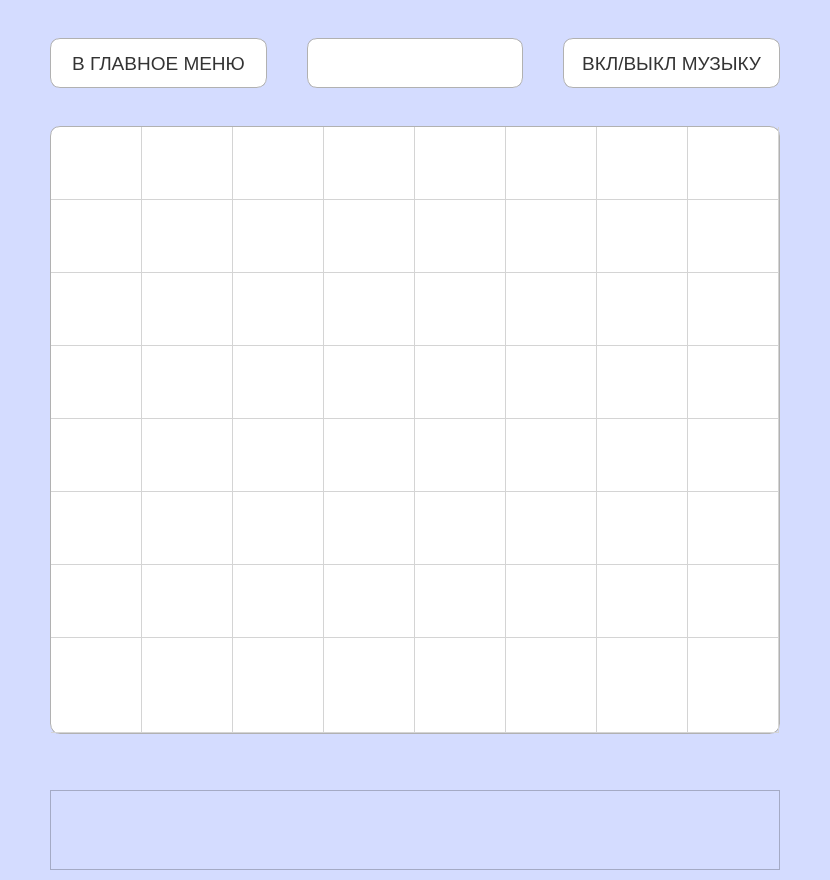
<?xml version="1.0" encoding="UTF-8"?>
<ui version="4.0">
 <class>secwindow</class>
 <widget class="QMainWindow" name="secwindow">
  <property name="geometry">
   <rect>
    <x>0</x>
    <y>0</y>
    <width>830</width>
    <height>880</height>
   </rect>
  </property>
  <property name="minimumSize">
   <size>
    <width>830</width>
    <height>880</height>
   </size>
  </property>
  <property name="maximumSize">
   <size>
    <width>830</width>
    <height>880</height>
   </size>
  </property>
  <property name="baseSize">
   <size>
    <width>2</width>
    <height>0</height>
   </size>
  </property>
  <property name="cursor">
   <cursorShape>ArrowCursor</cursorShape>
  </property>
  <property name="mouseTracking">
   <bool>false</bool>
  </property>
  <property name="windowTitle">
   <string>Филворды</string>
  </property>
  <property name="accessibleName">
   <string/>
  </property>
  <property name="styleSheet">
   <string notr="true"/>
  </property>
  <widget class="QWidget" name="centralwidget">
   <property name="sizePolicy">
    <sizepolicy hsizetype="Ignored" vsizetype="Expanding">
     <horstretch>0</horstretch>
     <verstretch>0</verstretch>
    </sizepolicy>
   </property>
   <property name="minimumSize">
    <size>
     <width>0</width>
     <height>0</height>
    </size>
   </property>
   <property name="maximumSize">
    <size>
     <width>16777215</width>
     <height>16777215</height>
    </size>
   </property>
   <property name="sizeIncrement">
    <size>
     <width>0</width>
     <height>0</height>
    </size>
   </property>
   <property name="font">
    <font>
     <family>Tahoma</family>
     <pointsize>14</pointsize>
     <weight>50</weight>
     <bold>false</bold>
    </font>
   </property>
   <property name="cursor">
    <cursorShape>ArrowCursor</cursorShape>
   </property>
   <property name="layoutDirection">
    <enum>Qt::LeftToRight</enum>
   </property>
   <property name="styleSheet">
    <string notr="true">QWidget{
color: #333;
background-color: rgb(212, 220, 255)
}

QPushButton{
background-color: white;
border-radius: 10px;
border: 1px solid #b1b1b1;
}

QLineEdit{
background-color: white;
border-radius: 10px;
border: 1px solid #b1b1b1;
}

QPushButton:hover{
background-color: rgb(208, 208, 208); 
}

QPushButton:pressed{
background-color: #888;
}

QLabel{
background-color: white;
border-radius: 10px;
border: 1px solid #b1b1b1
}

QTableView{
background-color: white;
border-radius: 10px;
border: 1px solid #b1b1b1;
}</string>
   </property>
   <layout class="QGridLayout" name="gridLayout_2" rowstretch="0,0,0,0" columnstretch="0,0,0">
    <property name="sizeConstraint">
     <enum>QLayout::SetDefaultConstraint</enum>
    </property>
    <property name="leftMargin">
     <number>50</number>
    </property>
    <property name="topMargin">
     <number>20</number>
    </property>
    <property name="rightMargin">
     <number>50</number>
    </property>
    <property name="bottomMargin">
     <number>10</number>
    </property>
    <property name="horizontalSpacing">
     <number>40</number>
    </property>
    <property name="verticalSpacing">
     <number>56</number>
    </property>
    <item row="2" column="0" colspan="3">
     <widget class="QTableWidget" name="tableWidget">
      <property name="sizePolicy">
       <sizepolicy hsizetype="Expanding" vsizetype="Expanding">
        <horstretch>0</horstretch>
        <verstretch>0</verstretch>
       </sizepolicy>
      </property>
      <property name="minimumSize">
       <size>
        <width>0</width>
        <height>0</height>
       </size>
      </property>
      <property name="mouseTracking">
       <bool>false</bool>
      </property>
      <property name="tabletTracking">
       <bool>false</bool>
      </property>
      <property name="verticalScrollBarPolicy">
       <enum>Qt::ScrollBarAsNeeded</enum>
      </property>
      <property name="horizontalScrollBarPolicy">
       <enum>Qt::ScrollBarAsNeeded</enum>
      </property>
      <property name="sizeAdjustPolicy">
       <enum>QAbstractScrollArea::AdjustIgnored</enum>
      </property>
      <property name="selectionMode">
       <enum>QAbstractItemView::ExtendedSelection</enum>
      </property>
      <property name="selectionBehavior">
       <enum>QAbstractItemView::SelectItems</enum>
      </property>
      <property name="iconSize">
       <size>
        <width>40</width>
        <height>50</height>
       </size>
      </property>
      <property name="showGrid">
       <bool>true</bool>
      </property>
      <property name="gridStyle">
       <enum>Qt::SolidLine</enum>
      </property>
      <property name="wordWrap">
       <bool>true</bool>
      </property>
      <property name="cornerButtonEnabled">
       <bool>true</bool>
      </property>
      <attribute name="horizontalHeaderVisible">
       <bool>false</bool>
      </attribute>
      <attribute name="horizontalHeaderCascadingSectionResizes">
       <bool>false</bool>
      </attribute>
      <attribute name="horizontalHeaderDefaultSectionSize">
       <number>91</number>
      </attribute>
      <attribute name="horizontalHeaderHighlightSections">
       <bool>false</bool>
      </attribute>
      <attribute name="horizontalHeaderMinimumSectionSize">
       <number>0</number>
      </attribute>
      <attribute name="horizontalHeaderShowSortIndicator" stdset="0">
       <bool>false</bool>
      </attribute>
      <attribute name="horizontalHeaderStretchLastSection">
       <bool>true</bool>
      </attribute>
      <attribute name="verticalHeaderVisible">
       <bool>false</bool>
      </attribute>
      <attribute name="verticalHeaderCascadingSectionResizes">
       <bool>false</bool>
      </attribute>
      <attribute name="verticalHeaderDefaultSectionSize">
       <number>73</number>
      </attribute>
      <attribute name="verticalHeaderHighlightSections">
       <bool>false</bool>
      </attribute>
      <attribute name="verticalHeaderMinimumSectionSize">
       <number>0</number>
      </attribute>
      <attribute name="verticalHeaderShowSortIndicator" stdset="0">
       <bool>false</bool>
      </attribute>
      <attribute name="verticalHeaderStretchLastSection">
       <bool>true</bool>
      </attribute>
      <row>
       <property name="text">
        <string/>
       </property>
      </row>
      <row>
       <property name="text">
        <string/>
       </property>
      </row>
      <row>
       <property name="text">
        <string/>
       </property>
      </row>
      <row>
       <property name="text">
        <string/>
       </property>
      </row>
      <row>
       <property name="text">
        <string/>
       </property>
      </row>
      <row>
       <property name="text">
        <string/>
       </property>
      </row>
      <row>
       <property name="text">
        <string/>
       </property>
      </row>
      <row>
       <property name="text">
        <string/>
       </property>
      </row>
      <column>
       <property name="text">
        <string/>
       </property>
      </column>
      <column>
       <property name="text">
        <string/>
       </property>
      </column>
      <column>
       <property name="text">
        <string/>
       </property>
      </column>
      <column>
       <property name="text">
        <string/>
       </property>
      </column>
      <column>
       <property name="text">
        <string/>
       </property>
      </column>
      <column>
       <property name="text">
        <string/>
       </property>
      </column>
      <column>
       <property name="text">
        <string/>
       </property>
      </column>
      <column>
       <property name="text">
        <string/>
       </property>
      </column>
      <item row="0" column="0">
       <property name="text">
        <string/>
       </property>
      </item>
     </widget>
    </item>
    <item row="0" column="1">
     <widget class="QLabel" name="countlevel">
      <property name="sizePolicy">
       <sizepolicy hsizetype="Expanding" vsizetype="Expanding">
        <horstretch>0</horstretch>
        <verstretch>0</verstretch>
       </sizepolicy>
      </property>
      <property name="minimumSize">
       <size>
        <width>50</width>
        <height>50</height>
       </size>
      </property>
      <property name="maximumSize">
       <size>
        <width>16777215</width>
        <height>14</height>
       </size>
      </property>
      <property name="tabletTracking">
       <bool>true</bool>
      </property>
      <property name="contextMenuPolicy">
       <enum>Qt::PreventContextMenu</enum>
      </property>
      <property name="layoutDirection">
       <enum>Qt::LeftToRight</enum>
      </property>
      <property name="autoFillBackground">
       <bool>false</bool>
      </property>
      <property name="text">
       <string/>
      </property>
      <property name="alignment">
       <set>Qt::AlignCenter</set>
      </property>
     </widget>
    </item>
    <item row="0" column="0">
     <widget class="QPushButton" name="back">
      <property name="sizePolicy">
       <sizepolicy hsizetype="Expanding" vsizetype="Expanding">
        <horstretch>0</horstretch>
        <verstretch>0</verstretch>
       </sizepolicy>
      </property>
      <property name="minimumSize">
       <size>
        <width>50</width>
        <height>50</height>
       </size>
      </property>
      <property name="maximumSize">
       <size>
        <width>16777215</width>
        <height>14</height>
       </size>
      </property>
      <property name="text">
       <string>В ГЛАВНОЕ МЕНЮ</string>
      </property>
     </widget>
    </item>
    <item row="0" column="2">
     <widget class="QPushButton" name="music">
      <property name="sizePolicy">
       <sizepolicy hsizetype="Expanding" vsizetype="Expanding">
        <horstretch>0</horstretch>
        <verstretch>0</verstretch>
       </sizepolicy>
      </property>
      <property name="minimumSize">
       <size>
        <width>50</width>
        <height>50</height>
       </size>
      </property>
      <property name="maximumSize">
       <size>
        <width>16777215</width>
        <height>14</height>
       </size>
      </property>
      <property name="baseSize">
       <size>
        <width>0</width>
        <height>1</height>
       </size>
      </property>
      <property name="text">
       <string>ВКЛ/ВЫКЛ МУЗЫКУ</string>
      </property>
      <property name="iconSize">
       <size>
        <width>16</width>
        <height>16</height>
       </size>
      </property>
     </widget>
    </item>
    <item row="3" column="0" colspan="3">
     <widget class="QTextEdit" name="wordBankBox">
      <property name="maximumSize">
       <size>
        <width>16777215</width>
        <height>80</height>
       </size>
      </property>
     </widget>
    </item>
   </layout>
  </widget>
 </widget>
 <resources/>
 <connections/>
</ui>
